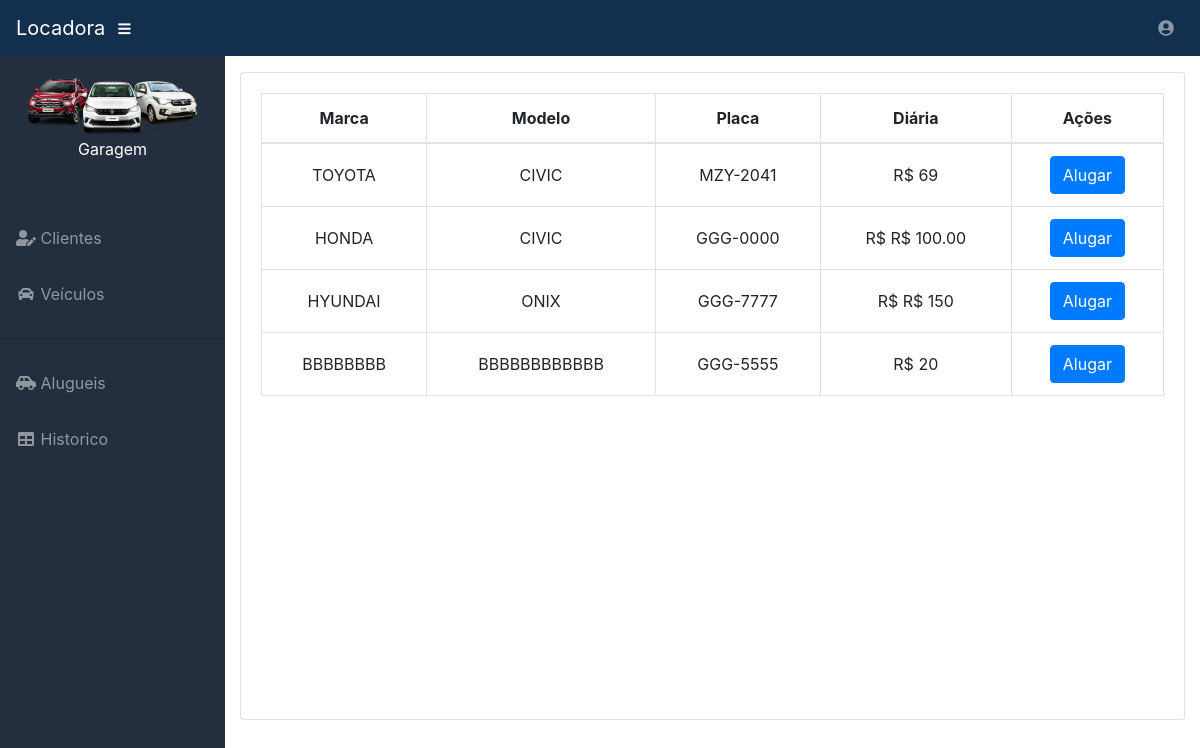
/index (signed in), run on an earlier commit of the app's database.
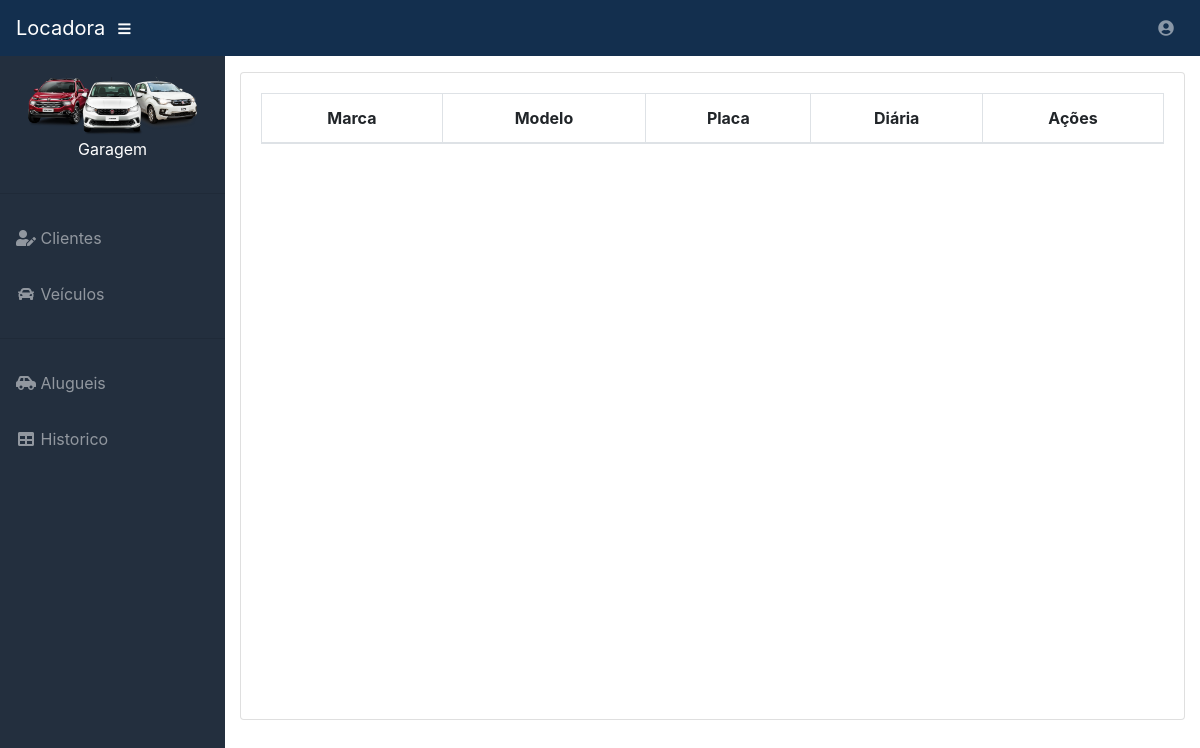
And on a later commit of the database.
### Controles/models.py (models this page shows, shortened)
class Veiculo(models.Model):
    marca = models.CharField('Marca', max_length=100)
    modelo = models.CharField('Modelo', max_length=100)
    renavam = models.CharField('Renavam', max_length=20)
    placa = models.CharField('Placa', max_length=10)
    numero_chassis = models.CharField('Número do chassis', max_length=20)
    ano_fabricacao = models.IntegerField('Ano de fabricação')
    cor = models.CharField('Cor', max_length=50)
    cidade = models.CharField('Cidade', max_length=150)
    estado = models.CharField('Estado', max_length=2)
    valor_diaria = models.IntegerField('Valor da diária')
    status_aluguel = models.CharField('Status', max_length=10)

### Controles/views.py (the view)
# urls.py: path('index', index, name='index'),
@login_required(login_url='login')
def index(request):
    veiculos = Veiculo.objects.all()
    return render(request, 'index.html', locals())

### templates/index.html (shortened to what this page needs)
{% extends 'base.html' %}
{% load static %}
{% block conteudo %}
<div class="card mb-3" style="height: 100%;">
          <div class="card-body">
            <div class="table-responsive">
              <table class="table table-bordered" id="dataTable" width="100%" cellspacing="0">
                <thead>
                  <tr style="text-align: center">
                    <th>Marca</th>
                    <th>Modelo</th>
                    <th>Placa</th>
                    <th>Diária</th>
                    <th>Ações</th>
                  </tr>
                </thead>
                <tbody style="text-align: center">
                {% for i in veiculos %}
                  {% if i.status_aluguel == '0' %}
                      <tr>
                        <td><a >{{ i.marca }}</a></td>
                        <td>{{ i.modelo }}</td>
                        <td>{{ i.placa }}</td>
                        <td>R$ {{ i.valor_diaria }}</td>
                        <td><a href="{% url 'alugando_veiculo' id=i.id id_cliente=0 %}" class="btn btn-primary" role="button" aria-pressed="true">Alugar</a></td>
                      </tr>
                  {% endif %}
                {% endfor %}
                </tbody>
              </table><br>
            </div>
          </div>
</div>
{% endblock %}

What changed in the data, as far as the page shows it:
removed Veiculo: marca "TOYOTA", modelo "CIVIC", placa "MZY-2041", valor_diaria "69"
removed Veiculo: marca "HONDA", modelo "CIVIC", placa "GGG-0000", valor_diaria "R$ 100.00"
removed Veiculo: marca "HYUNDAI", modelo "ONIX", placa "GGG-7777", valor_diaria "R$ 150"
removed Veiculo: marca "BBBBBBBB", modelo "BBBBBBBBBBBB", placa "GGG-5555", valor_diaria "20"
